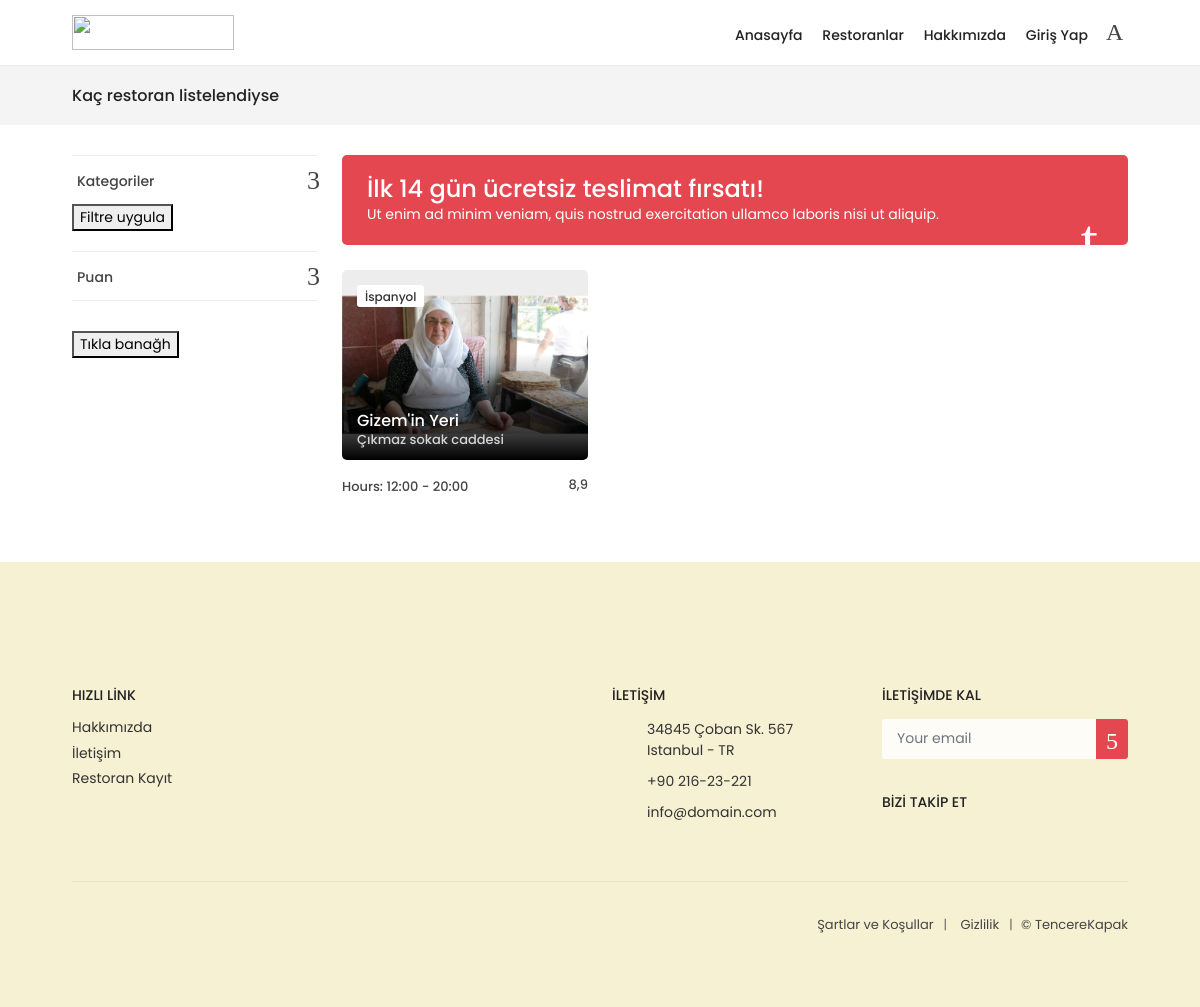
Screenshot of /restaurant-list/ with the database file from the repository.
### restaurants/models.py (models this page shows, shortened)
class Restaurant(models.Model):
    name = models.CharField(max_length=150)
    name_slug = AutoSlugField(populate_from='name', unique=True, editable=True, blank=True)
    category = models.ForeignKey(Restaurant_Category, on_delete=models.CASCADE, related_name='restaurants')
    score = models.DecimalField(max_digits=3, decimal_places=1, validators=[MinValueValidator(Decimal('0.1')), MaxValueValidator(Decimal('10.0'))])
    restaurant_image = models.ImageField(upload_to='restaurant/img')
    address = models.CharField(max_length=255)
    province = models.CharField(max_length=255)
    phone_number = models.CharField(max_length=10, validators=[RegexValidator(regex='^\d{10}$')])
    delivery_fee = models.DecimalField(max_digits=6, decimal_places=2, validators=[MinValueValidator(Decimal('0.01'))])
    payment_methods = models.CharField(max_length=255)
    opening_hour = models.TimeField()
    closing_hour = models.TimeField()
    minimum_order_amount = models.DecimalField(max_digits=6, decimal_places=2, validators=[MinValueValidator(Decimal('0.01'))])
    is_open = models.BooleanField(default=True)
    created_at = models.DateTimeField(auto_now_add=True)
    updated_at = models.DateTimeField(auto_now=True)
    manager = models.ForeignKey(settings.AUTH_USER_MODEL, on_delete=models.SET_NULL, related_name='managed_restaurants',null=True, blank=True,limit_choices_to={'is_staff': True} )
    class Meta:
        db_table = 'restaurant'
        verbose_name = 'Restaurant'
        verbose_name_plural = 'Restaurants'

class Restaurant_Category (models.Model):
    name = models.CharField(max_length=150, unique=True)
    class Meta:
        app_label = 'fooddelivery'
    class Meta:
        db_table = 'restaurant_category'
        verbose_name = 'Restaurant Category'
        verbose_name_plural = 'Restaurant Categories'
    def __str__(self) -> str:
        return f'{self.name}'

### restaurants/views.py (the view)
# urls.py: path('restaurant-list/', views.RestaurantList, name='restaurant-list'),
def RestaurantList(request):
    restaurants = Restaurant.objects.all()
    restaurant_categories = Restaurant_Category.objects.annotate(restaurant_count=Count('restaurants'))
    highly_rated_restaurants_9plus = restaurants.filter(score__gte=9.0).count()
    highly_rated_restaurants_8plus = restaurants.filter(score__gte=8.0).count()
    highly_rated_restaurants_7plus = restaurants.filter(score__gte=7.0).count()
    highly_rated_restaurants_6plus = restaurants.filter(score__gte=6.0).count()
    context = {
        'restaurants': restaurants,
        'restaurant_categories': restaurant_categories,
        'highly_rated_restaurants_9plus': highly_rated_restaurants_9plus,
        'highly_rated_restaurants_8plus': highly_rated_restaurants_8plus,
        'highly_rated_restaurants_7plus': highly_rated_restaurants_7plus,
        'highly_rated_restaurants_6plus': highly_rated_restaurants_6plus,
    }
    return render(request, 'restaurant-list.html', context)

### restaurants/templates/restaurant-list.html (shortened to what this page needs)
{% extends 'base.html' %}
{% load static %}
{% block extra_css %}
<link href="{% static 'css/listing.css' %}" rel="stylesheet">
{% endblock extra_css %}
{% block content %}
	<main>
		<div class="page_header element_to_stick">
		    <div class="container">
		    	<div class="row">
		    		<div class="col-xl-8 col-lg-7 col-md-7 d-none d-md-block">
		        		<h1>Kaç restoran listelendiyse</h1>
		    		</div>
		    		<div class="col-xl-4 col-lg-5 col-md-5">
		    		</div>
		    	</div>
		    </div>
		</div>
		<div class="container margin_30_20">
			<div class="row">
				<aside class="col-lg-3" id="sidebar_fixed">
					<div class="filter_col">
                        <div class="filter_type">
                            <h4><a href="#filter_2" data-bs-toggle="collapse" class="closed">Kategoriler</a></h4>
                        </div>
                        <p><button id="filter-button">Filtre uygula</button></p>
						<div class="filter_type last">
                            <h4><a href="#filter_4" data-bs-toggle="collapse" class="closed">Puan</a></h4>
                        </div>
                        <p><button id="" >Tıkla banağh</button></p>
					</div>
				</aside>
				<div class="col-lg-9">
					<div class="promo">
						<h3>İlk 14 gün ücretsiz teslimat fırsatı!</h3>
						<p>Ut enim ad minim veniam, quis nostrud exercitation ullamco laboris nisi ut aliquip.</p>
						<i class="icon-food_icon_delivery"></i>
					</div>
                    <div class="row" id="restaurant-list">
                        {% for restaurant in restaurants %}
                        <div class="col-xl-4 col-lg-6 col-md-6 col-sm-6">
                            <div class="strip" data-category="{{ restaurant.category }}" data-score="{{ restaurant.score }}">
                                <figure>
                                    <img src="{{ restaurant.restaurant_image.url }}" class="img-fluid lazy" alt="{{ restaurant.name }}">
                                    <a href="{% url 'detail-restaurant' restaurant.name_slug %}" class="strip_info">
                                        <small>{{ restaurant.category }}</small>
                                        <div class="item_title">
                                            <h3>{{ restaurant.name }}</h3>
                                            <small>{{ restaurant.address }}</small>
                                        </div>
                                    </a>
                                </figure>
                                <ul>
                                    <li> <span class="operating hours"> <strong>Hours: {{ restaurant.opening_hour }} - {{ restaurant.closing_hour }}</strong></span></li>
                                     <li>
                                         <div class="score"><strong>{{ restaurant.score }}</strong></div>
                                     </li>
                                 </ul>
                            </div>
                        </div>
                        {% endfor %}
                    </div>
					</div>
				</div>
			</div>
	</main>
{% endblock %}

### static/css/listing.css (style rules this page uses)
.filter_col { margin-bottom: 25px; }
.filter_type { border-top: 1px solid #ededed; padding: 15px 0 0 0; }
.filter_type.last { border-bottom: 1px solid #ededed; margin-bottom: 30px; }
.filter_type h4 a { display: block; font-size: 14px; font-size: 0.875rem; color: #444; padding: 8px 10px; margin: -5px -5px 0 -5px; line-height: 1; position: relative; }
.filter_type h4 a:after { -moz-transition: all 0.3s ease-in-out; -o-transition: all 0.3s ease-in-out; -webkit-transition: all 0.3s ease-in-out; -ms-transition: all 0.3s ease-in-out; transition: all 0.3s ease-in-out; font-family: 'ElegantIcons'; font-size: 26px; font-size: 1.625rem; position: absolute; right: 3px; top: 2px; }
.filter_type h4 a.closed:after { content: "\33"; transform: rotate(0); }

### rows the page displays
Restaurant: restaurant_image (picture), category "İspanyol", name "Gizem'in Yeri", address "Çıkmaz sokak caddesi", opening_hour "12:00", closing_hour "20:00", score "8,9"
